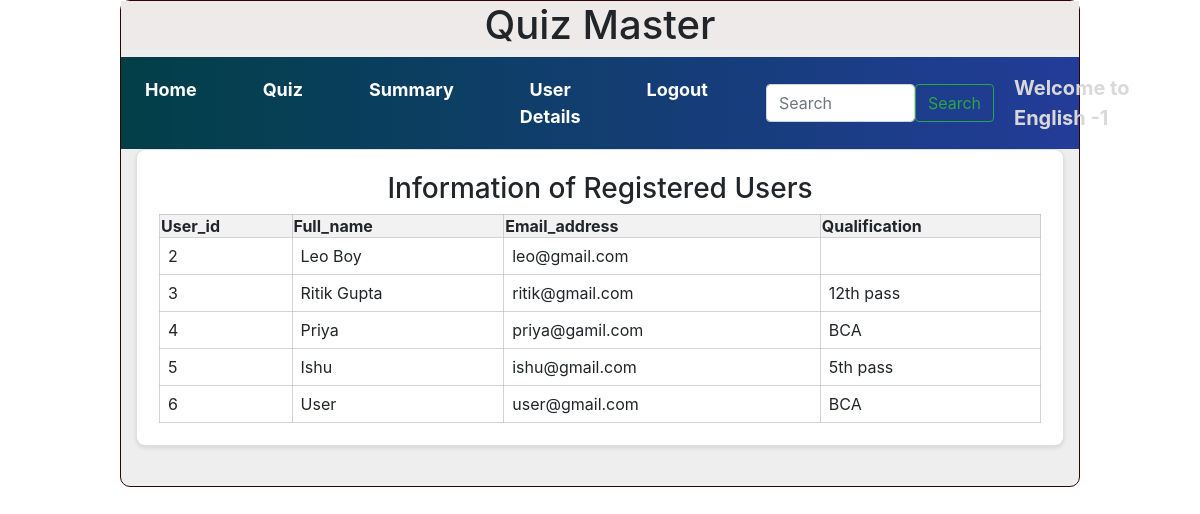
Screenshot of /user_details/English -1 with the database file from the repository.
### models/models.py (models this page shows)
class User(db.Model):
    id = db.Column(db.Integer, primary_key=True)
    email = db.Column(db.String(255), unique=True, nullable=False)
    password = db.Column(db.String(255), nullable=False)
    role = db.Column(db.Integer, default=1)
    full_name = db.Column(db.String(255), nullable=False)
    qualification = db.Column(db.String(255), nullable=True)
    scores = db.relationship("Score", cascade="all,delete", backref="user", lazy=True)

### controllers/controllers.py (the view)
@app.route('/user_details/<name>')
def user_deatils(name):
    users = User.query.filter(User.id != 1).all()
    return render_template('user_details.html', users=users,name=name)

### templates/user_details.html
{%extends "admin_layout.html"%}
{%block content%}
<div class="container">
    {% if users %}
    <div class="row">
        <div class="col">
            <div class="card" style="width: auto;">
                <div class="card-body">
                    <h3 class="text-center">Information of Registered Users</h3>
                    <table class="my_table1">
                        <thead class="table-light">
                            <tr>
                                <th>User_id</th>
                                <th>Full_name</th>
                                <th>Email_address</th>
                                <th>Qualification</th>
                            </tr>
                        </thead>
                        <tbody>
                            {% for user in users %}
                            <tr>
                                <td>{{ user.id }}</td>
                                <td>{{ user.full_name }}</td>
                                <td>{{ user.email }}</td>
                                <td>{{ user.qualification }}</td>
                            </tr>
                            {% endfor %}
                        </tbody>
                    </table>
                </div>
            </div>
        </div>
    </div>
    {% else %}
        <h3 class="text-center mt-4">No registered users yet.</h3>
    {% endif %}
</div>
{%endblock%}

### static/styles/main.css (style rules this page uses)
.my_table1 { width: 100%; border-collapse: collapse; }
.my_table1 td { padding: 8px; text-align: left; border: 1px solid rgba(181, 181, 181, 0.598); }
.my_table1 th { background-color: #f2f2f2; border: 1px solid rgba(181, 181, 181, 0.598); }
.card { padding: 2px; border-radius: 9px !important; background-color: #fff; box-shadow: 0 2px 4px rgba(0, 0, 0, 0.1); margin-bottom: 40px; }

### rows the page displays
User: id "2", full_name "Leo Boy", email "leo@gmail.com"
User: id "3", full_name "Ritik Gupta", email "ritik@gmail.com", qualification "12th pass"
User: id "4", full_name "Priya", email "priya@gamil.com", qualification "BCA"
User: id "5", full_name "Ishu", email "ishu@gmail.com", qualification "5th pass"
User: id "6", full_name "User", email "user@gmail.com", qualification "BCA"

### other values shown
{{ name }} "English -1"
